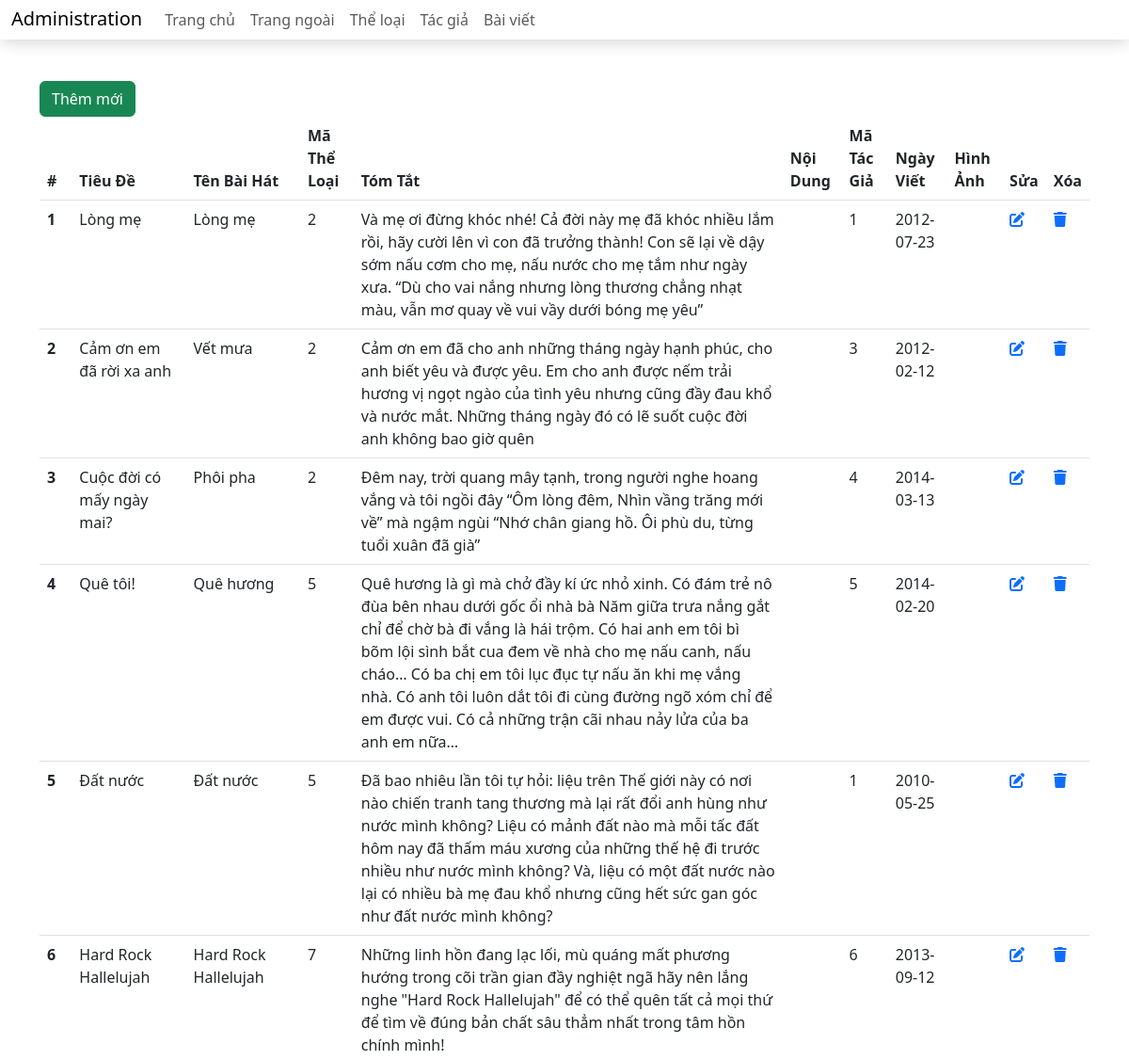
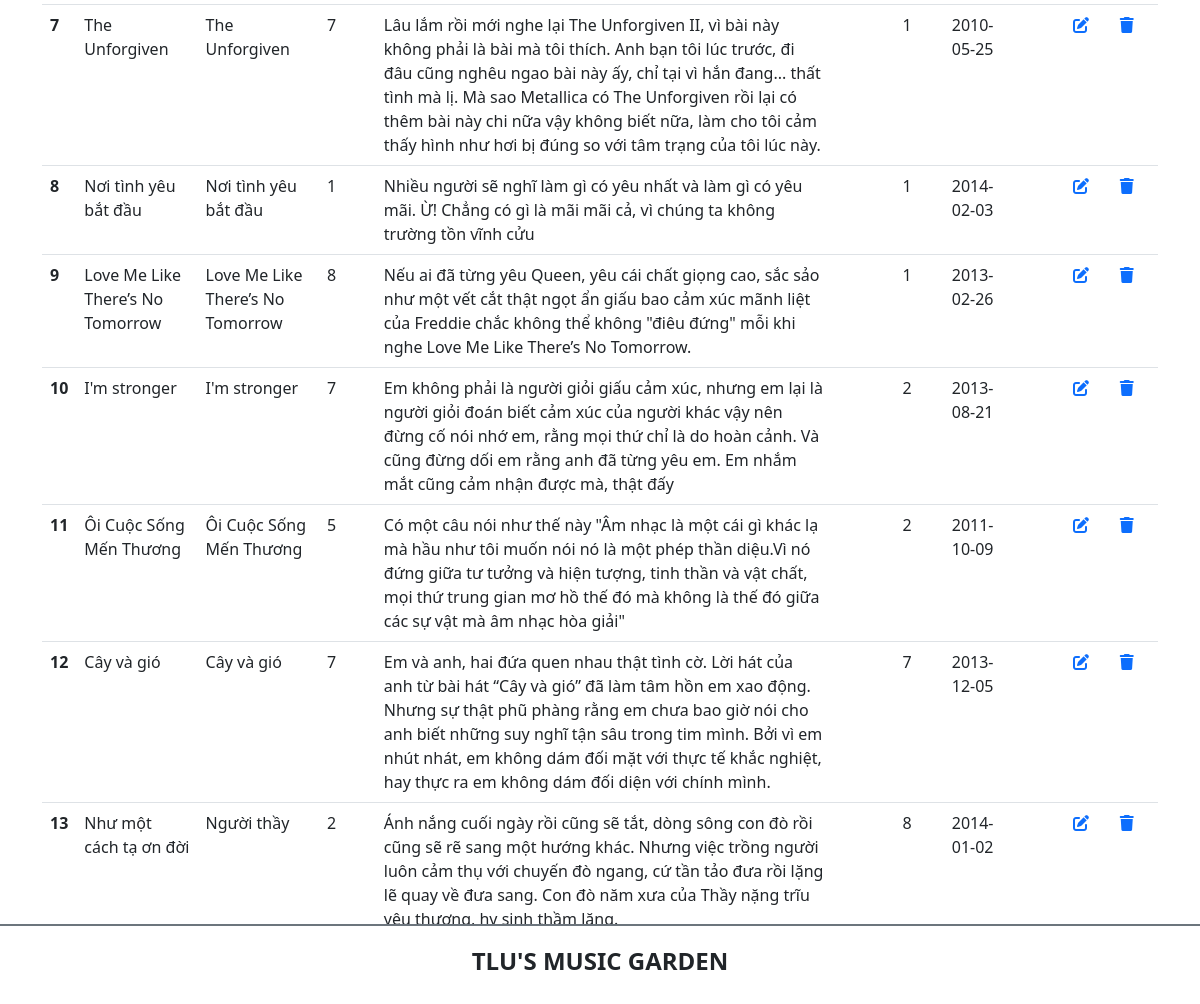
Screenshot of /admin/article.php with the database file from the repository (2 pictures, top to bottom).
### tables this page shows
CREATE TABLE `baiviet` (
  `ma_bviet` int(11) NOT NULL,
  `tieude` varchar(200) NOT NULL,
  `ten_bhat` varchar(100) NOT NULL,
  `ma_tloai` int(11) NOT NULL,
  `tomtat` text NOT NULL,
  `noidung` text DEFAULT NULL,
  `ma_tgia` int(11) NOT NULL,
  `ngayviet` date NOT NULL,
  `hinhanh` varchar(200) DEFAULT NULL
);

### admin/article.php (the view, shortened to what this page needs)
<?php include 'header_admin.php'?>
<main class="container mt-5 mb-5">
<div class="row">
                <div class="col-sm">
                    <a href="add_article.php" class="btn btn-success">Thêm mới</a>
                    <table class="table">
                        <thead>
                            <tr>
                                <th scope="col">#</th>
                                <th scope="col">Tiêu Đề </th>
                                <th scope="col">Tên Bài Hát </th>
                                <th scope="col">Mã Thể Loại </th>
                                <th scope="col">Tóm Tắt </th>
                                <th scope="col">Nội Dung</th>
                                <th scope="col">Mã Tác Giả</th>
                                <th scope="col">Ngày Viết </th>
                                <th scope="col">Hình Ảnh </th>
                                <th>Sửa</th>
                                <th>Xóa</th>
                            </tr>
                        </thead>
                        <tbody>
                            <?php
                            $conn = mysqli_connect('localhost', 'root', '', 'btth01_cse485');
                            $sql = "SELECT * FROM baiviet";
                            $result = mysqli_query($conn, $sql);
                            if (mysqli_num_rows($result) > 0) {
                                while ($row = mysqli_fetch_assoc($result)) {
                            ?>
                                    <th scope="row"><?=$row['ma_bviet'] ?></th>
                                    <td><?=$row['tieude'] ?></td>
                                    <td><?=$row['ten_bhat'] ?></td>
                                    <td><?=$row['ma_tloai'] ?></td>
                                    <td><?=$row['tomtat'] ?></td>
                                    <td><?=$row['noidung'] ?></td>
                                    <td><?=$row['ma_tgia'] ?></td>
                                    <td><?=$row['ngayviet'] ?></td>
                                    <td><a href="<?=$row['hinhanh'] ?>"></a></td>
                                    <td>
                                        <a href="edit_article.php?id=<?=$row['ma_bviet'] ?>"><i class="fa-solid fa-pen-to-square"></i></a>
                                    </td>
                                    <td>
                                        <a href=""><i class="fa-solid fa-trash"></i></a>
                                    </td>
                            <?php
                                }
                            }
                            ?>
                        </tbody>
                    </table>
                </div>
            </div>
        </main>
<?php include 'footer_admin.php';?>

### rows the page displays
baiviet: ma_bviet "1", tieude "Lòng mẹ", ten_bhat "Lòng mẹ", ma_tloai "2", tomtat "Và mẹ ơi đừng khóc nhé! Cả đời này mẹ đã khóc nhiều lắm rồi, hãy cười lên vì con đã trưởng thành! Con sẽ lại về dậy sớm nấu cơm cho mẹ, nấu nước cho mẹ tắm như ngày xưa. “Dù cho vai nắng nhưng lòng thương chẳng nhạt màu, vẫn mơ quay về vui vầy dưới bóng mẹ yêu”", ma_tgia "1", ngayviet "2012-07-23"
baiviet: ma_bviet "2", tieude "Cảm ơn em đã rời xa anh", ten_bhat "Vết mưa", ma_tloai "2", tomtat "Cảm ơn em đã cho anh những tháng ngày hạnh phúc, cho anh biết yêu và được yêu. Em cho anh được nếm trải hương vị ngọt ngào của tình yêu nhưng cũng đầy đau khổ và nước mắt. Những tháng ngày đó có lẽ suốt cuộc đời anh không bao giờ quên", ma_tgia "3", ngayviet "2012-02-12"
baiviet: ma_bviet "3", tieude "Cuộc đời có mấy ngày mai?", ten_bhat "Phôi pha", ma_tloai "2", tomtat "Đêm nay, trời quang mây tạnh, trong người nghe hoang vắng và tôi ngồi đây “Ôm lòng đêm, Nhìn vầng trăng mới về” mà ngậm ngùi “Nhớ chân giang hồ. Ôi phù du, từng tuổi xuân đã già”", ma_tgia "4", ngayviet "2014-03-13"
baiviet: ma_bviet "4", tieude "Quê tôi!", ten_bhat "Quê hương", ma_tloai "5", tomtat "Quê hương là gì mà chở đầy kí ức nhỏ xinh. Có đám trẻ nô đùa bên nhau dưới gốc ổi nhà bà Năm giữa trưa nắng gắt chỉ để chờ bà đi vắng là hái trộm. Có hai anh em tôi bì bõm lội sình bắt cua đem về nhà cho mẹ nấu canh, nấu cháo… Có ba chị em tôi lục đục tự nấu ăn khi mẹ vắng nhà. Có anh tôi luôn dắt tôi đi cùng đường ngõ xóm chỉ để em được vui. Có cả những trận cãi nhau nảy lửa của ba anh em nữa…", ma_tgia "5", ngayviet "2014-02-20"
baiviet: ma_bviet "5", tieude "Đất nước", ten_bhat "Đất nước", ma_tloai "5", tomtat "Đã bao nhiêu lần tôi tự hỏi: liệu trên Thế giới này có nơi nào chiến tranh tang thương mà lại rất đổi anh hùng như nước mình không? Liệu có mảnh đất nào mà mỗi tấc đất hôm nay đã thấm máu xương của những thế hệ đi trước nhiều như nước mình không? Và, liệu có một đất nước nào lại có nhiều bà mẹ đau khổ nhưng cũng hết sức gan góc như đất nước mình không?", ma_tgia "1", ngayviet "2010-05-25"
baiviet: ma_bviet "6", tieude "Hard Rock Hallelujah", ten_bhat "Hard Rock Hallelujah", ma_tloai "7", tomtat "Những linh hồn đang lạc lối, mù quáng mất phương hướng trong cõi trần gian đầy nghiệt ngã hãy nên lắng nghe \"Hard Rock Hallelujah\" để có thể quên tất cả mọi thứ để tìm về đúng bản chất sâu thẳm nhất trong tâm hồn chính mình!", ma_tgia "6", ngayviet "2013-09-12"
baiviet: ma_bviet "7", tieude "The Unforgiven", ten_bhat "The Unforgiven", ma_tloai "7", tomtat "Lâu lắm rồi mới nghe lại The Unforgiven II, vì bài này không phải là bài mà tôi thích. Anh bạn tôi lúc trước, đi đâu cũng nghêu ngao bài này ấy, chỉ tại vì hắn đang... thất tình mà lị. Mà sao Metallica có The Unforgiven rồi lại có thêm bài này chi nữa vậy không biết nữa, làm cho tôi cảm thấy hình như hơi bị đúng so với tâm trạng của tôi lúc này.", ma_tgia "1", ngayviet "2010-05-25"
baiviet: ma_bviet "8", tieude "Nơi tình yêu bắt đầu", ten_bhat "Nơi tình yêu bắt đầu", ma_tloai "1", tomtat "Nhiều người sẽ nghĩ làm gì có yêu nhất và làm gì có yêu mãi. Ừ! Chẳng có gì là mãi mãi cả, vì chúng ta không trường tồn vĩnh cửu", ma_tgia "1", ngayviet "2014-02-03"
baiviet: ma_bviet "9", tieude "Love Me Like There’s No Tomorrow", ten_bhat "Love Me Like There’s No Tomorrow", ma_tloai "8", tomtat "Nếu ai đã từng yêu Queen, yêu cái chất giọng cao, sắc sảo như một vết cắt thật ngọt ẩn giấu bao cảm xúc mãnh liệt của Freddie chắc không thể không \"điêu đứng\" mỗi khi nghe Love Me Like There’s No Tomorrow.", ma_tgia "1", ngayviet "2013-02-26"
baiviet: ma_bviet "10", tieude "I'm stronger", ten_bhat "I'm stronger", ma_tloai "7", tomtat "Em không phải là người giỏi giấu cảm xúc, nhưng em lại là người giỏi đoán biết cảm xúc của người khác vậy nên đừng cố nói nhớ em, rằng mọi thứ chỉ là do hoàn cảnh. Và cũng đừng dối em rằng anh đã từng yêu em. Em nhắm mắt cũng cảm nhận được mà, thật đấy", ma_tgia "2", ngayviet "2013-08-21"
baiviet: ma_bviet "11", tieude "Ôi Cuộc Sống Mến Thương", ten_bhat "Ôi Cuộc Sống Mến Thương", ma_tloai "5", tomtat "Có một câu nói như thế này \"Âm nhạc là một cái gì khác lạ mà hầu như tôi muốn nói nó là một phép thần diệu.Vì nó đứng giữa tư tưởng và hiện tượng, tinh thần và vật chất, mọi thứ trung gian mơ hồ thế đó mà không là thế đó giữa các sự vật mà âm nhạc hòa giải\"", ma_tgia "2", ngayviet "2011-10-09"
baiviet: ma_bviet "12", tieude "Cây và gió", ten_bhat "Cây và gió", ma_tloai "7", tomtat "Em và anh, hai đứa quen nhau thật tình cờ. Lời hát của anh từ bài hát “Cây và gió” đã làm tâm hồn em xao động. Nhưng sự thật phũ phàng rằng em chưa bao giờ nói cho anh biết những suy nghĩ tận sâu trong tim mình. Bởi vì em nhút nhát, em không dám đối mặt với thực tế khắc nghiệt, hay thực ra em không dám đối diện với chính mình.", ma_tgia "7", ngayviet "2013-12-05"
baiviet: ma_bviet "13", tieude "Như một cách tạ ơn đời", ten_bhat "Người thầy", ma_tloai "2", tomtat "Ánh nắng cuối ngày rồi cũng sẽ tắt, dòng sông con đò rồi cũng sẽ rẽ sang một hướng khác. Nhưng việc trồng người luôn cảm thụ với chuyến đò ngang, cứ tần tảo đưa rồi lặng lẽ quay về đưa sang. Con đò năm xưa của Thầy nặng trĩu yêu thương, hy sinh thầm lặng.", ma_tgia "8", ngayviet "2014-01-02"
